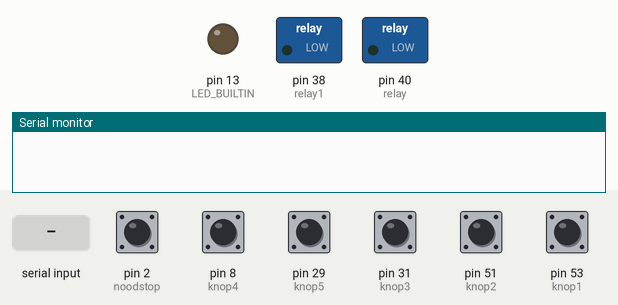
Recording of a sketch running on a simulated Arduino Mega 2560, built with avr-gcc and run on an emulated ATmega2560. Parts: switched loads named in the sketch (green lamp = pin HIGH), output pins drawn as LEDs (lit = HIGH), the last lines printed to the serial monitor. The inputs (shaded band) are chosen by the test bench; at power-on: pin 2 (noodstop), pin 8 (knop4), pin 29 (knop5), pin 31 (knop3), pin 51 (knop2), pin 53 (knop1) HIGH.

Above: at 1.2 s.
1.3 s: pin 2 (noodstop) pulled LOW for 0.15 s
2.9 s: "Python_Booted\n" received over Serial
4.4 s: "on\n" received over Serial
At 5.1 s:
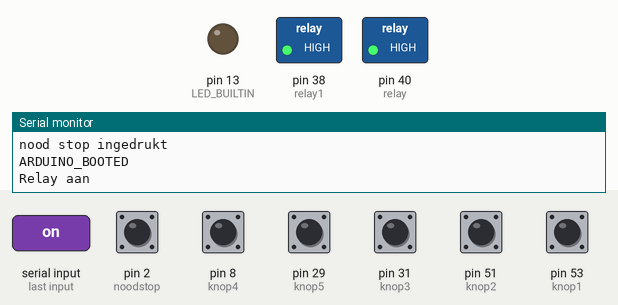
5.9 s: pin 8 (knop4) pulled LOW for 0.15 s
7.5 s: pin 29 (knop5) pulled LOW for 0.15 s
9.1 s: pin 31 (knop3) pulled LOW for 0.15 s
Timing chart, 0 to 11.7 s (numbered marks = the images above; inputs shaded):
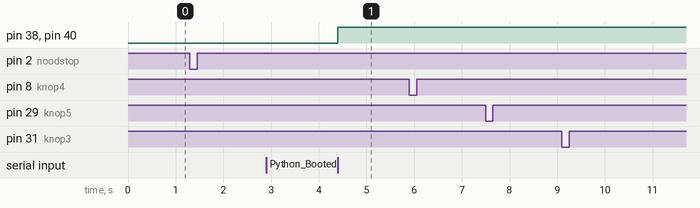

Measured:
- after the input at 4.4 s, pin 38 (relay1), pin 40 (relay): LOW → HIGH at once

The sketch:

codeArduino.ino
```cpp
#define knop1 53
#define knop2 51
#define knop3 31
#define knop4 8
#define knop5 29

#define relay 40
#define relay1 38
#define relay2 53

#define noodstop 2

String input = "";
String currentProduct = "";
String currentSerial = "";
bool isBooted = false;
volatile bool noodGeactiveerd = false;

const unsigned long debounceDelay = 50;
const unsigned long debounceDelay2 = 500;
unsigned long lastDebounceTime_knop1 = 0;
unsigned long lastDebounceTime_knop2 = 0;
unsigned long lastDebounceTime_knop3 = 0;
unsigned long lastDebounceTime_knop4 = 0;
unsigned long lastDebounceTime_knop5 = 0;
unsigned long lastDebounceTime_nood = 0;

bool lastButtonState_knop1 = HIGH;
bool lastButtonState_knop2 = HIGH;
bool lastButtonState_knop3 = HIGH;
bool lastButtonState_knop4 = HIGH;
bool lastButtonState_knop5 = HIGH;


bool lastButtonState_nood = HIGH;
bool buttonState_knop1 = HIGH;
bool buttonState_knop2 = HIGH;
bool buttonState_knop3 = HIGH;
bool buttonState_knop4 = HIGH;
bool buttonState_knop5 = HIGH;

void setup() {
  pinMode(knop1, INPUT_PULLUP);
  pinMode(knop2, INPUT_PULLUP);
  pinMode(knop3, INPUT_PULLUP);
  pinMode(knop4, INPUT_PULLUP);
  pinMode(knop5, INPUT_PULLUP);

  pinMode(relay, OUTPUT);
  pinMode(relay1, OUTPUT);
  pinMode(relay1, OUTPUT);


  pinMode(noodstop, INPUT);
  attachInterrupt(digitalPinToInterrupt(noodstop), nood, FALLING);
//  digitalWrite(relay, HIGH); // Relay off by default
  pinMode(LED_BUILTIN, OUTPUT);
  Serial.begin(9600);
}


void nood(){
    unsigned long huidigetijd = millis();


  if ((huidigetijd - lastDebounceTime_nood) > debounceDelay2) {
    lastDebounceTime_nood = huidigetijd;
   noodGeactiveerd = true;
}
}
void loop() {

  if (noodGeactiveerd){
    Serial.println("nood stop ingedrukt");
     noodGeactiveerd = false;
  }
  if (Serial.available()) {
    input = Serial.readStringUntil('\n');
    input.trim();
  }

  // Boot handshake
  if (!isBooted) {
    if (input == "Python_Booted") {
      Serial.println("ARDUINO_BOOTED");
      isBooted = true;
      input = "";
    }
    return;
  }

  if (input.length() > 0) {

    if (input == "on"){
      digitalWrite(relay, HIGH);
      digitalWrite(relay1,HIGH);
      digitalWrite(relay2,HIGH);

      Serial.println("Relay aan");
      input = "";
    }

    if (input == "off"){
      digitalWrite(relay, LOW);
      digitalWrite(relay1, LOW);
      digitalWrite(relay2, LOW);
      Serial.println("Relay uit");
      input = "";
    }
    if (input.startsWith("PYTHON_SAYS:")) {
      String cmd = input.substring(12);
      if (cmd.startsWith("SERIAL:")) {
        currentSerial = cmd.substring(7);
        Serial.println("ARDUINO_SERIAL_ACK:" + currentSerial);
              input = "";
      } else if (cmd.startsWith("PRODUCT:")) {
        currentProduct = cmd.substring(8);
        Serial.println("ARDUINO_PRODUCT_ACK:" + currentProduct);
              input = "";
      }
      Serial.println("ARDUINO_ACK:" + cmd);
      Serial.println("ARDUINO_DONE");
    }
  }

  // === Knop 1 === (EDGE DETECTION)
  bool reading_knop1 = digitalRead(knop1);

  if (reading_knop1 != lastButtonState_knop1) {
    lastDebounceTime_knop1 = millis();
  }

  if ((millis() - lastDebounceTime_knop1) > debounceDelay) {
    if (reading_knop1 != buttonState_knop1) {
      buttonState_knop1 = reading_knop1;

      // Stuur bericht alleen bij falling edge (knop wordt ingedrukt)
      if (buttonState_knop1 == LOW) {
        Serial.println("ARDUINO_Persen:" + currentSerial);
      }
    }
  }

  lastButtonState_knop1 = reading_knop1;

  // === Knop 2 (LED) ===
  bool reading_knop2 = digitalRead(knop2);

  if (reading_knop2 != lastButtonState_knop2) {
    lastDebounceTime_knop2 = millis();
  }

  if ((millis() - lastDebounceTime_knop2) > debounceDelay) {
    if (reading_knop2 != buttonState_knop2) {
      buttonState_knop2 = reading_knop2;

      // Stuur bericht alleen bij falling edge (knop wordt ingedrukt)
      if (buttonState_knop2 == HIGH) {
        Serial.println("ARDUINO_Programmeren:" + currentSerial);
      }
    }
  }

  lastButtonState_knop2 = reading_knop2;

  // === Knop 3 === (EDGE DETECTION)
  bool reading_knop3 = digitalRead(knop3);

  if (reading_knop3 != lastButtonState_knop3) {
    lastDebounceTime_knop3 = millis();
  }

  if ((millis() - lastDebounceTime_knop3) > debounceDelay) {
    if (reading_knop3 != buttonState_knop3) {
      buttonState_knop3 = reading_knop3;

      // Stuur bericht alleen bij falling edge (knop wordt ingedrukt)
      if (buttonState_knop3 == LOW) {
        Serial.println("ARDUINO_Graveren:"+ currentSerial);
      }
    }
  }

  lastButtonState_knop3 = reading_knop3;


bool reading_knop4 = digitalRead(knop4);

  if (reading_knop4 != lastButtonState_knop4) {
    lastDebounceTime_knop4 = millis();
  }

  if ((millis() - lastDebounceTime_knop4) > debounceDelay) {
    if (reading_knop4 != buttonState_knop4) {
      buttonState_knop4 = reading_knop4;

      // Stuur bericht alleen bij falling edge (knop wordt ingedrukt)
      if (buttonState_knop4 == LOW) {
        Serial.println("ARDUINO_Controle:"+ currentSerial);
      }
    }
  }
    lastButtonState_knop4 = reading_knop4;
bool reading_knop5 = digitalRead(knop5);

  if (reading_knop5 != lastButtonState_knop5) {
    lastDebounceTime_knop5 = millis();
  }

  if ((millis() - lastDebounceTime_knop5) > debounceDelay) {
    if (reading_knop5 != buttonState_knop5) {
      buttonState_knop5 = reading_knop5;

      // Stuur bericht alleen bij falling edge (knop wordt ingedrukt)
      if (buttonState_knop5 == LOW) {
        Serial.println("ARDUINO_Verpakken:"+ currentSerial);
      }
    }
  }

  lastButtonState_knop5 = reading_knop5;
}
```
